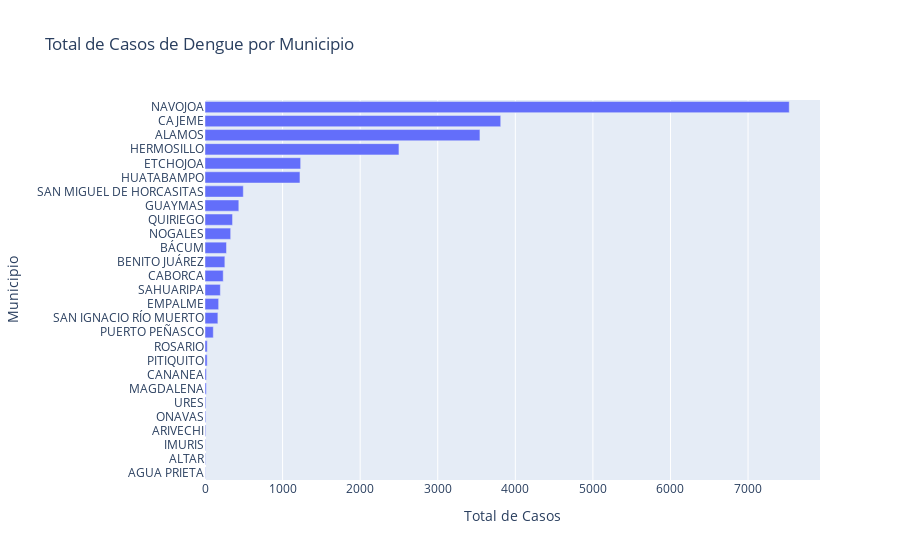

The notebook cell saved with this chart:
### Code cell
# Crear la gráfica de barras horizontales interactiva con Plotly Express
df_municipios = df_municipios.sort_values(by='TOTAL_CASOS')
fig = px.bar(df_municipios, x='TOTAL_CASOS', y='MUNICIPIO_DESC',
             labels={'TOTAL_CASOS': 'Total de Casos', 'MUNICIPIO_DESC': 'Municipio'},
             title='Total de Casos de Dengue por Municipio')

# Mostrar la gráfica interactiva
fig.show()

### Figure 1 — Plotly figure (JSON) as saved in the notebook; plotly's stock layout.template omitted (floating-point values rounded to 4 significant figures)
{"data": [{"alignmentgroup": "True", "hovertemplate": "Total de Casos=%{x}<br>Municipio=%{y}<extra></extra>", "legendgroup": "", "marker": {"color": "#636efa", "pattern": {"shape": ""}}, "name": "", "offsetgroup": "", "orientation": "h", "showlegend": false, "textposition": "auto", "type": "bar", "x": [4, 6, 6, 9, 10, 11, 17, 18, 28, 29, 107, 166, 176, 198, 235, 256, 277, 331, 355, 436, 494, 1224, 1233, 2500, 3544, 3812, 7531], "xaxis": "x", "y": ["AGUA PRIETA", "ALTAR", "IMURIS", "ARIVECHI", "ONAVAS", "URES", "MAGDALENA", "CANANEA", "PITIQUITO", "ROSARIO", "PUERTO PEÑASCO", "SAN IGNACIO RÍO MUERTO", "EMPALME", "SAHUARIPA", "CABORCA", "BENITO JUÁREZ", "BÁCUM", "NOGALES", "QUIRIEGO", "GUAYMAS", "SAN MIGUEL DE HORCASITAS", "HUATABAMPO", "ETCHOJOA", "HERMOSILLO", "ALAMOS", "CAJEME", "NAVOJOA"], "yaxis": "y"}], "layout": {"barmode": "relative", "legend": {"tracegroupgap": 0}, "title": {"text": "Total de Casos de Dengue por Municipio"}, "xaxis": {"anchor": "y", "domain": [0, 1], "title": {"text": "Total de Casos"}}, "yaxis": {"anchor": "x", "domain": [0, 1], "title": {"text": "Municipio"}}}}
